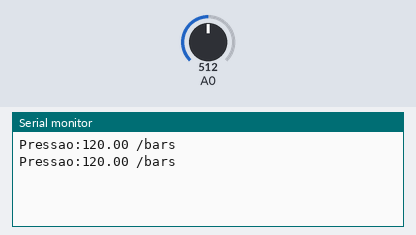
A sketch run on a simulated Arduino Uno, built with avr-gcc and run on an emulated ATmega328P. On the bench: the last lines printed to the serial monitor. Inputs (shaded band) come from the test bench; at power-on: A0 = 512.

Above: at 2.8 s.
2.9 s: A0 set to 122
At 4.3 s:
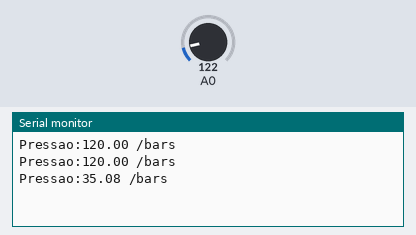
5.6 s: A0 set to 0
At 7.1 s:
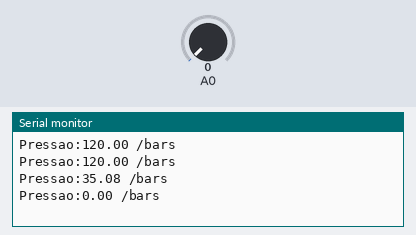
Timing chart, 0 to 8.6 s (numbered marks = the images above; inputs shaded):
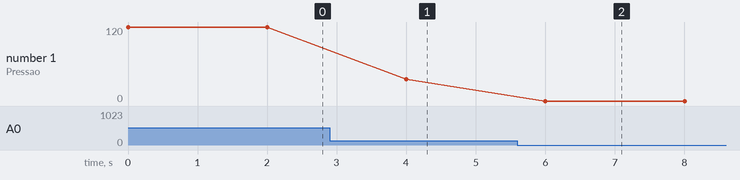

Measured:
- after the input at 2.9 s, the serial monitor: prints a new line after 1.1 s (image 1)
- after the input at 5.6 s, the serial monitor: prints a new line after 0.40 s (image 2)
- plotted number 1: 120 → 35.08 after the input at 2.9 s, 35.08 → 0 after the input at 5.6 s

The sketch:

Teste_PressaoFreios.ino
```cpp
#include "PressaoFreios.h"
TesteFreios P(A0);
void setup() {

  Serial.begin(115200);
//testesasjoijsaidj
}

void loop() {
  //int bar;
  //int sensor = analogRead(A0);
  //Serial.println(sensor);
  //sensor  = sensor*(5/1023);
  //bar = ((((sensor)/5)-0.1)*(1/0.01));
  //Serial.println(bar);

  Serial.print("Pressao:");
  Serial.print(P.getPress());
  Serial.println(" /bars");

  delay(2000);
}
```

PressaoFreios.h
```cpp
#ifndef PRESSAOFREIOS_H	//Verificar a existencia de outra biblioteca com esse nome
#define PRESSAOFREIOS_H	//Definir o nome da biblioteca como "PressaoFreios"
#include "Arduino.h" //Incluir biblioteca do arduino para ser ultilizada
#include "math.h"

class TesteFreios{

  private:
    int _PIN;	//Objeto criado (Sensor de Pressao de Freios)
	float map(float x, float min, float max, float out_min, float out_max);

  public:
	TesteFreios();	//Criação do objeto
	TesteFreios(int);	//Criação do objeto com parametros

	float getPress(); //Função para calcular a pressao
	int getAnalog();
};
#endif
```
